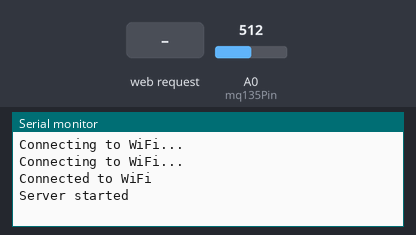
The sketch below on a simulated ESP8266 (NodeMCU). Shown: the last lines printed to the serial monitor. Inputs (shaded band) come from the test bench; at power-on: A0 (mq135Pin) = 512. WiFi joins after 1.5 s; servers stay silent unless stated.

Above: at 3.2 s.
3.3 s: HTTP request GET /check_status received
At 3.7 s:
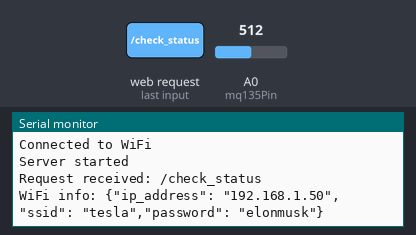
4.8 s: HTTP request GET /get_readings received
At 6.0 s:
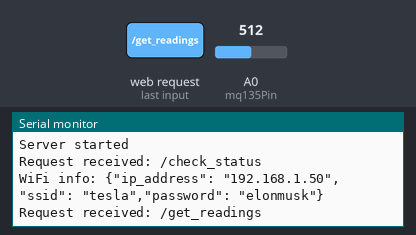

Measured:
- after the input at 3.3 s, the serial monitor: prints a new line at once (image 1)
- after the input at 4.8 s, the serial monitor: prints a new line at once (image 2)

The sketch:

sketch_may25b.ino
```cpp
#include <ESP8266WiFi.h>
#include <ESP8266WebServer.h>

const char* ssid = "tesla";
const char* password = "elonmusk";

ESP8266WebServer server(80);  // Create a web server listening on port 80

// Define sensor pins
const int mq135Pin = A0;   // MQ135 sensor analog pin
const int mq9Pin = D1;     // MQ9 sensor digital pin
const int mq8Pin = D2;     // MQ8 sensor digital pin

void setup() {
  Serial.begin(115200);

  // Set pin modes
  pinMode(mq135Pin, INPUT);
  pinMode(mq9Pin, INPUT);
  pinMode(mq8Pin, INPUT);

  // Connect to Wi-Fi
  WiFi.begin(ssid, password);
  while (WiFi.status() != WL_CONNECTED) {
    delay(1000);
    Serial.println("Connecting to WiFi...");
  }
  Serial.println("Connected to WiFi");

  // Define routes
  server.on("/", HTTP_GET, [](){
    server.send(200, "text/plain", "Hello from Arduino!");
  });

  server.on("/check_status", HTTP_GET, [](){
    Serial.println("Request received: /check_status");
    String wifiInfo = getWiFiInfo();
    server.send(200, "application/json", wifiInfo);
  });

  server.on("/get_readings", HTTP_GET, [](){
    Serial.println("Request received: /get_readings");
    String readings = getGasSensorReadings();
    server.send(200, "application/json", readings);
  });

  // Start the server
  server.begin();
  Serial.println("Server started");
}

void loop() {
  server.handleClient(); // Handle client requests
}

String getWiFiInfo() {
  String json = "{";
  json += "\"ip_address\": \"" + WiFi.localIP().toString() + "\",";
  json += "\"ssid\": \"" + String(ssid) + "\",";
  json += "\"password\": \"" + String(password) + "\"";
  json += "}";

  Serial.println("WiFi info: " + json);
  return json;
}

String getGasSensorReadings() {
  // Variables to store accumulated sensor values
  long totalMQ135Value = 0;
  int numReadings = 0;

  unsigned long startMillis = millis();
  while (millis() - startMillis < 15000) {  // 15 seconds
    totalMQ135Value += analogRead(mq135Pin);
    numReadings++;
    delay(100);  // Small delay between readings
  }

  // Calculate average sensor values
  int avgMQ135Value = totalMQ135Value / numReadings;

  // Placeholder conversion formulas for gas concentrations (PPM)
  // Adjust these based on your calibration
  float mq135PPM = avgMQ135Value * 0.1; // Modify based on calibration

  // Read digital sensors
  bool mq9State = digitalRead(mq9Pin);
  bool mq8State = digitalRead(mq8Pin);

  // Construct JSON response
  String json = "{";
  json += "\"MQ135_value\": " + String(avgMQ135Value) + ",";
  json += "\"MQ135_ppm\": " + String(mq135PPM, 2) + ",";
  json += "\"MQ9_state\": " + String(mq9State) + ",";
  json += "\"MQ8_state\": " + String(mq8State);
  json += "}";

  Serial.println("Gas sensor readings: " + json);
  return json;

}
```
